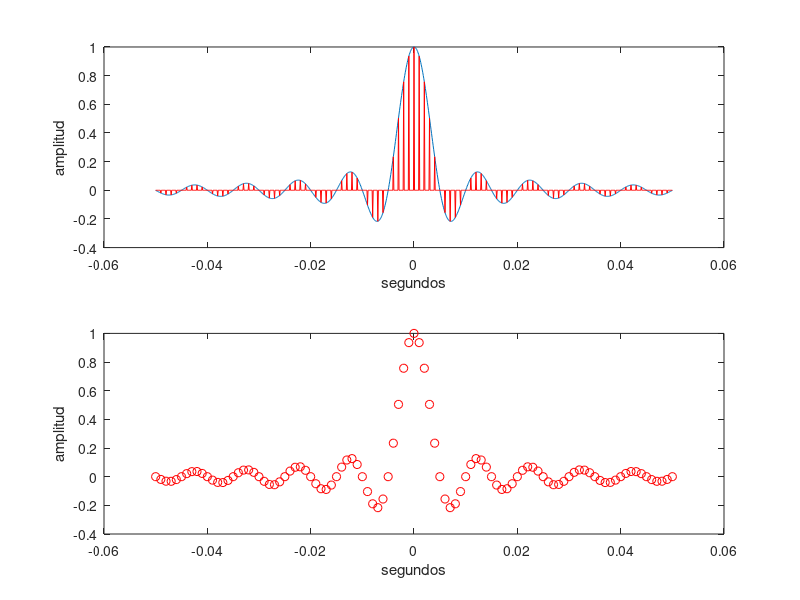

MATLAB code for this plot:
To=5e-3; time=0.05; timeminus = -0.05; Tu=1/10000; t=timeminus:Tu:time;    % freq and time vectors 
w=sinc(t/To);                            % create sine wave w(t)
M=10;                                           % take 1 in M samples
wk=w(1:M:end);                                  % the "sampled" sequence
ws=zeros(size(w)); ws(1:M:end)=wk;              % sampled waveform ws(t)
subplot(211), plot(t,w)                         % plot the waveform
hold on, plot(t,ws,'r'), hold off               % plot "sampled" wave
xlabel('segundos'), ylabel('amplitud')          % label the axes
subplot(212), plot(t(1:M:end),wk,'ro')          % plot samples
xlabel('segundos'), ylabel('amplitud')